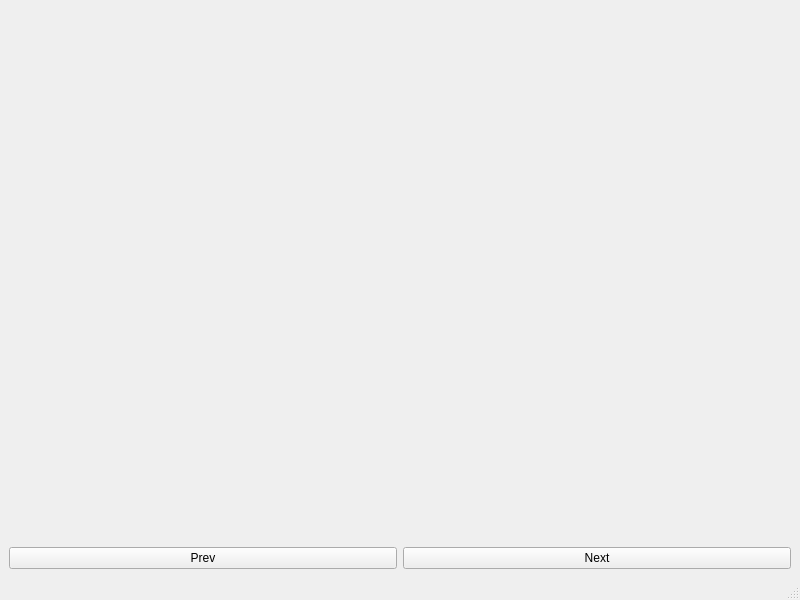
<?xml version="1.0" encoding="UTF-8"?>
<ui version="4.0">
 <class>MainWindow</class>
 <widget class="QMainWindow" name="MainWindow">
  <property name="geometry">
   <rect>
    <x>0</x>
    <y>0</y>
    <width>800</width>
    <height>600</height>
   </rect>
  </property>
  <property name="windowTitle">
   <string>MainWindow</string>
  </property>
  <widget class="QWidget" name="centralwidget">
   <layout class="QVBoxLayout" name="verticalLayout">
    <item>
     <widget class="QStackedWidget" name="stackedWidget"/>
    </item>
    <item>
     <layout class="QHBoxLayout" name="horizontalLayout">
      <item>
       <widget class="QPushButton" name="pushButtonPrev">
        <property name="text">
         <string>Prev</string>
        </property>
       </widget>
      </item>
      <item>
       <widget class="QPushButton" name="pushButtonNext">
        <property name="text">
         <string>Next</string>
        </property>
       </widget>
      </item>
     </layout>
    </item>
   </layout>
  </widget>
  <widget class="QMenuBar" name="menubar">
   <property name="geometry">
    <rect>
     <x>0</x>
     <y>0</y>
     <width>800</width>
     <height>22</height>
    </rect>
   </property>
  </widget>
  <widget class="QStatusBar" name="statusbar"/>
 </widget>
 <resources/>
 <connections/>
</ui>
